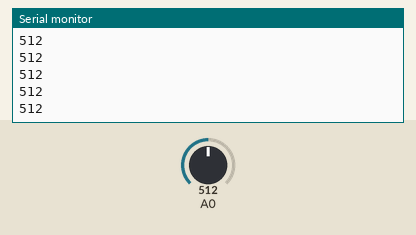
Simulated run of this sketch. Board: Arduino Uno, built with avr-gcc and run on an emulated ATmega328P. Parts: the last lines printed to the serial monitor. Inputs (shaded band) come from the test bench; at power-on: A0 = 512.

Above: at 1.2 s.
1.3 s: A0 set to 716
At 2.1 s:
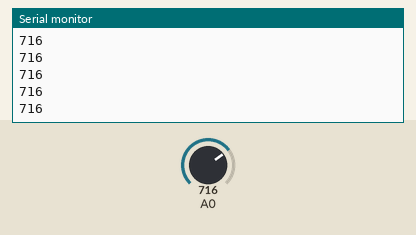
2.8 s: A0 set to 900
At 3.3 s:
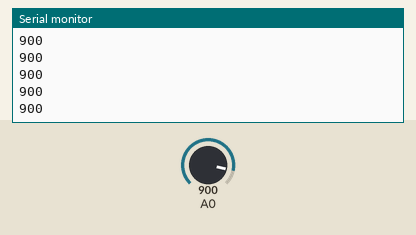
Timing chart, 0 to 5.8 s (numbered marks = the images above; inputs shaded):
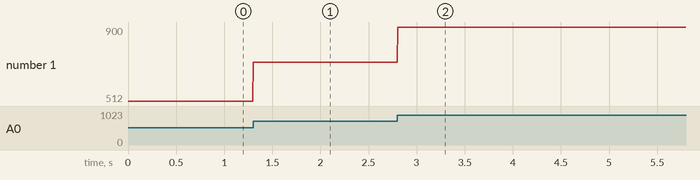

Measured:
- after the input at 1.3 s, the serial monitor: prints a new line at once (image 1)
- after the input at 2.8 s, the serial monitor: prints a new line at once (image 2)
- plotted number 1: 512 → 716 after the input at 1.3 s, 716 → 900 after the input at 2.8 s

The sketch:

PotentioMeter.ino
```cpp
int potVal = 0;
float adjustedVal;

void setup(){
  Serial.begin(9600);
}


void loop() {
potVal = analogRead(A0);

adjustedVal = (float)potVal / 1023;

Serial.println(potVal);
delay(5);
}
```
